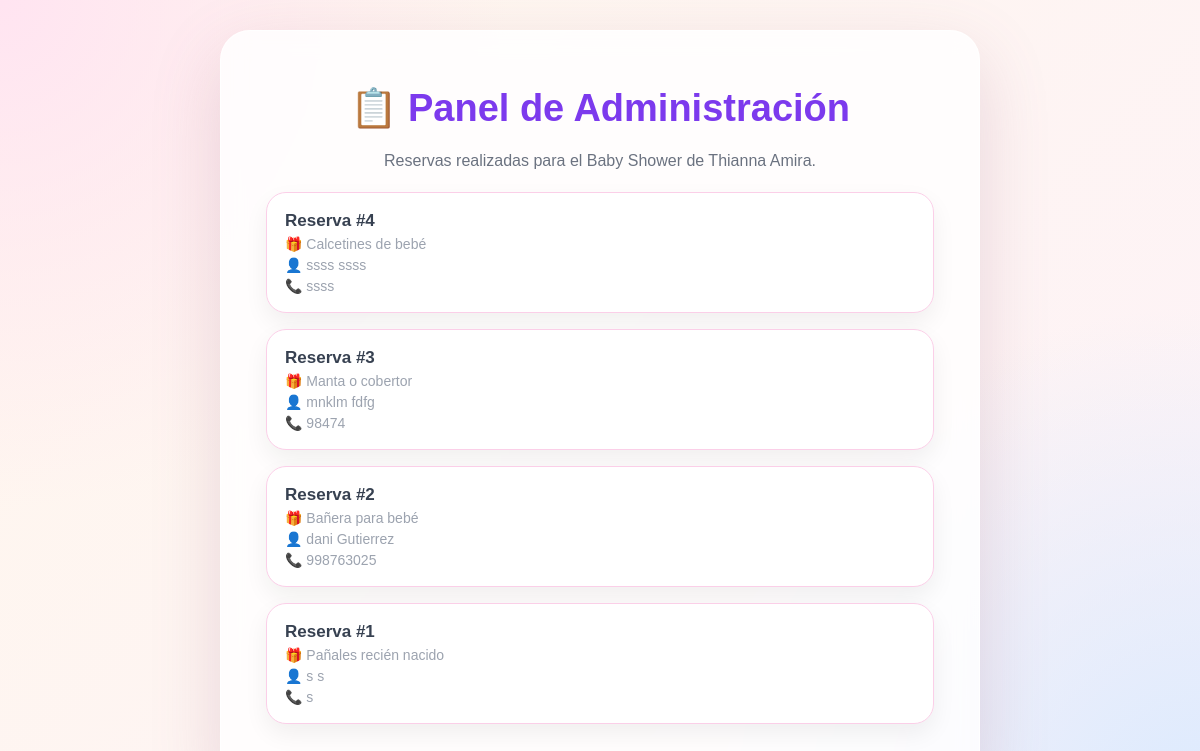
The page /admin on the database its author committed.
### tables this page shows
CREATE TABLE regalos(
        id INTEGER PRIMARY KEY,
        emoji TEXT,
        nombre TEXT,
        descripcion TEXT
    );

CREATE TABLE reservas(

        id INTEGER PRIMARY KEY AUTOINCREMENT,

        regalo_id INTEGER,

        nombre TEXT,

        apellido TEXT,

        telefono TEXT

    );

### app/main.py (the view)
@app.get("/admin")
def admin(request: Request):
    reservas = obtener_reservas()
    regalos = obtener_regalos()
    reservas_detalle = []
    for reserva in reservas:
        id_reserva = reserva[0]
        regalo_id = reserva[1]
        nombre = reserva[2]
        apellido = reserva[3]
        telefono = reserva[4]
        nombre_regalo = "Regalo no encontrado"
        for regalo in regalos:
            if regalo["id"] == regalo_id:
                nombre_regalo = regalo["nombre"]
        reservas_detalle.append({
            "id": id_reserva,
            "regalo_id": regalo_id,
            "regalo": nombre_regalo,
            "nombre": nombre,
            "apellido": apellido,
            "telefono": telefono
        })
    return templates.TemplateResponse(
        request=request,
        name="admin.html",
        context={
            "titulo": "Panel de Administración",
            "reservas": reservas_detalle
        }
    )

### app/templates/admin.html (shortened to what this page needs)
<!DOCTYPE html>
<html lang="es">
<head>
    <link rel="stylesheet" href="/static/css/style.css">
</head>
<body>
<main class="pagina">
    <section class="tarjeta">
        <h1>📋 {{ titulo }}</h1>
        <p class="mensaje">
            Reservas realizadas para el Baby Shower de Thianna Amira.
        </p>
        {% if reservas %}
            {% for reserva in reservas %}
            <div class="regalo">
                <div>
                    <strong>Reserva #{{ reserva.id }}</strong>
                    <p>🎁 {{ reserva.regalo }}</p>
                    <p>👤 {{ reserva.nombre }} {{ reserva.apellido }}</p>
                    <p>📞 {{ reserva.telefono }}</p>
                </div>
            </div>
            {% endfor %}
        {% else %}
            <p>No hay reservas todavía.</p>
        {% endif %}
    </section>
</main>
</body>
</html>

### app/static/css/style.css (style rules this page uses)
* { box-sizing:border-box; }
body { margin:0; min-height:100vh; font-family:Arial, Helvetica, sans-serif; background: radial-gradient(circle at top left, #ffe4f1, transparent 35%), radial-gradient(circle at bottom right, #dbeafe, transparent 35%), linear-gradient(135deg, #fff7ed, #fdf2f8); }
.pagina { min-height:100vh; display:flex; align-items:center; justify-content:center; padding:30px; }
.tarjeta { width:100%; max-width:760px; background:rgba(255,255,255,0.82); backdrop-filter:blur(12px); border:1px solid rgba(255,255,255,0.8); border-radius:30px; padding:45px; text-align:center; box-shadow:0 25px 70px rgba(150, 90, 120, 0.20); position:relative; overflow:hidden; }
h1 { margin:10px 0 5px; color:#7c3aed; font-size:38px; }
.mensaje { color:#6b7280; max-width:520px; margin:18px auto; line-height:1.6; }
.regalo { display:flex; justify-content:space-between; align-items:center; gap:15px; margin:16px 0; padding:18px; border-radius:20px; background:white; border:1px solid #fbcfe8; text-align:left; box-shadow:0 10px 25px rgba(0,0,0,0.06); transition:transform .2s ease, box-shadow .2s ease; }
.regalo strong { color:#374151; font-size:17px; }
.regalo p { margin:5px 0 0; color:#9ca3af; font-size:14px; }

### rows shown on the page
regalos: regalo "Calcetines de bebé"
reservas: nombre "ssss", apellido "ssss", telefono "ssss"
regalos: regalo "Manta o cobertor"
reservas: nombre "mnklm", apellido "fdfg", telefono "98474"
regalos: regalo "Bañera para bebé"
reservas: nombre "dani", apellido "Gutierrez", telefono "998763025"
regalos: id "1", regalo "Pañales recién nacido", nombre "s", apellido "s", telefono "s"

### other values the page prints
{{ titulo }} "Panel de Administración"
{{ reserva.id }} "4" "3" "2"
